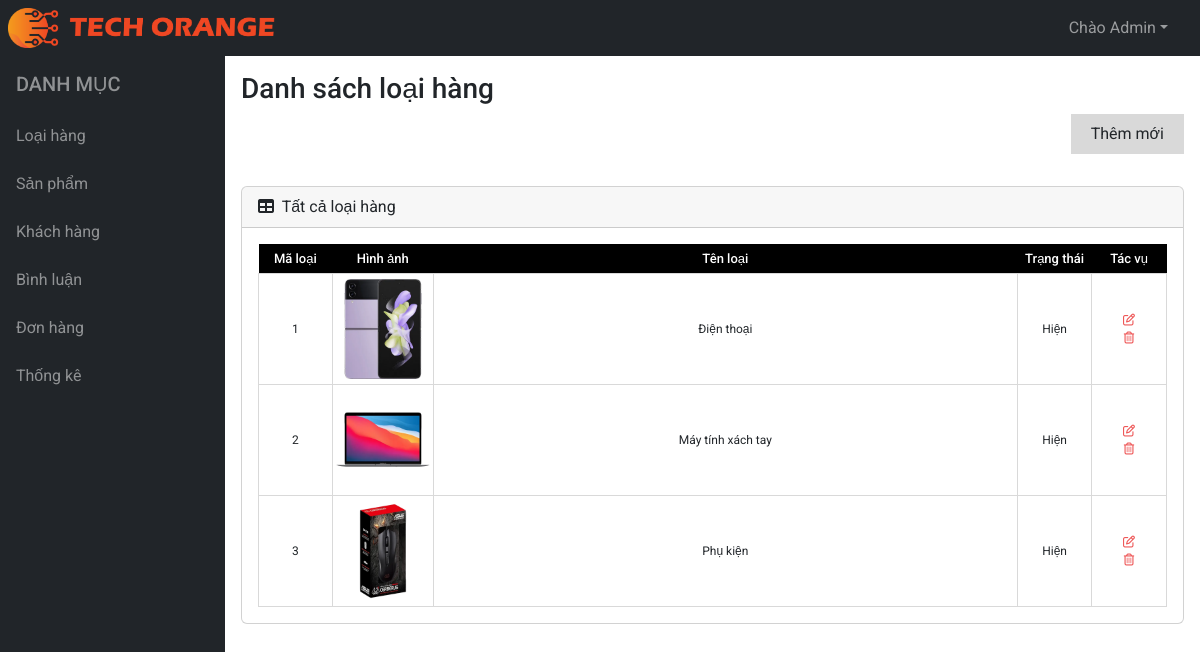
Page /admin/loai-hang/index.php on the committed database.
### tables this page shows
CREATE TABLE IF NOT EXISTS `loai_hang` (
 `ma_loai` INT NOT NULL AUTO_INCREMENT,
 `ten_loai` VARCHAR(45) NOT NULL,
 `hinh_anh` VARCHAR(100) NULL,
 `kich_hoat` TINYINT(1) DEFAULT 1,
 PRIMARY KEY (`ma_loai`));

### admin/loai-hang/index.php (called while the page is built, shortened)
<?php
require_once "../../global.php";
require_once "../../models/loai_hang.php";
extract($_REQUEST);
if ($_SERVER["REQUEST_METHOD"] == "POST") {
    if (isset($_POST['btn_insert'])) {
        $file_size = $_FILES['hinh_anh']['size'];
        if (empty($ten_loai) || $file_size == NULL) {
            $MESSAGE = "Chưa điền tên loại hàng hoặc chưa chọn hình ảnh";
        } else {
            isset($kich_hoat) ? $kich_hoat : $kich_hoat = 0;
            $file_size = $_FILES['hinh_anh']['size'];
            if ($file_size != NULL) {
                $hinh_anh = save_file("hinh_anh", "$IMAGE_DIR/category/");
            }
            try {
                loai_hang_insert($ten_loai, $hinh_anh, $kich_hoat);
                unset($ten_loai, $file_size, $hinh_anh, $kich_hoat);
                $MESSAGE = "Thêm mới loại hàng thành công!";
            } catch (Exception $exc) {
                if (is_file($IMAGE_DIR . '/category/' . $hinh_anh)) {
                    unlink($IMAGE_DIR . '/category/' . $hinh_anh);
                }
                $MESSAGE = "Thêm mới loại hàng thất bại";
            }
        }
        $VIEW_NAME = "loai-hang/new.php";
    } elseif (exist_param("btn_update")) {
        if (empty($ten_loai)) {
            $MESSAGE = "Chưa điền tên loại hàng";
        } else {
            isset($kich_hoat) ? $kich_hoat : $kich_hoat = 0;
            $file_size = $_FILES['up_anh']['size'];
            if ($file_size != NULL) {
                $hinh_anh = save_file("up_anh", "$IMAGE_DIR/category/");
            }
            try {
                loai_hang_update($ma_loai, $ten_loai, $hinh_anh, $kich_hoat);
                $MESSAGE = "Cập nhật thành công";
            } catch (Exception $exc) {
                $MESSAGE = "Cập nhật thất bại!";
            }
        }
        $items = loai_select_by_id($ma_loai);
        extract($items);
        $VIEW_NAME = "loai-hang/edit.php";
    }
} elseif (exist_param("btn_new")) {
    $VIEW_NAME = "loai-hang/new.php";
} elseif (exist_param("btn_edit")) {
    $items = loai_select_by_id($ma_loai);
    extract($items);
    $VIEW_NAME = "loai-hang/edit.php";
} else {
    $items = loai_hang_select_all();
}
require "../layout.php";

### models/pdo.php (called while the page is built, shortened)
<?php
function pdo_get_connection()
{
    $servername = "localhost";
    $dbname = "db_techorange";
    $username = "root";
    $password = "";
    try {
        $conn = new PDO("mysql:host=$servername;dbname=$dbname", $username, $password);
        $conn->setAttribute(PDO::ATTR_ERRMODE, PDO::ERRMODE_EXCEPTION);
        return $conn;
    } catch (PDOException $e) {
        echo "Connection failed: " . $e->getMessage();
    }
}
function pdo_query($sql)
{
    $sql_args = array_slice(func_get_args(), 1);
    try {
        $conn = pdo_get_connection();
        $stmt = $conn->prepare($sql);
        $stmt->execute($sql_args);
        $rows = $stmt->fetchAll();
        return $rows;
    } catch (PDOException $e) {
        echo "Error: " . $e->getMessage();
    } finally {
        unset($conn);
    }
}

### models/loai_hang.php (called while the page is built, shortened)
<?php
require_once 'pdo.php';
function loai_hang_select_all()
{
    $sql = "SELECT * FROM loai_hang";
    return pdo_query($sql);
}

### admin/loai-hang/list.php (the view, shortened to what this page needs)
<main>
    <div class="container-fluid p-3">
        <h3>Danh sách loại hàng</h3>
        <div class="tools">
            <div class="d-flex ms-auto gap-3">
                <a href="index.php?btn_list" class="active">Danh sách</a>
                <a href="index.php?btn_new">Thêm mới</a>
            </div>
        </div>
    </div>
    <div class="card m-3">
        <div class="card-header">
            <i class="fas fa-table me-1"></i>
            Tất cả loại hàng
        </div>
        <div class="card-body">
            <table id="datatablesSimple">
                <thead>
                    <tr>
                        <th class="col-1">Mã loại</th>
                        <th class="col-1">Hình ảnh</th>
                        <th class="col-8">Tên loại</th>
                        <th class="col-1">Trạng thái</th>
                        <th class="col-1">Tác vụ</th>
                    </tr>
                </thead>
                <tbody>
                    <?php
                    foreach ($items as $item) {
                        extract($item);
                    ?>
                        <tr>
                            <td><?= $ma_loai ?></td>
                            <td><img src="../../assets/images/category/<?= $hinh_anh ?>" alt=""></td>
                            <td><?= $ten_loai ?></td>
                            <td><?= $kich_hoat ? "Hiện" : "Ẩn"; ?></td>
                            <td class="tac_vu">
                                <a href="index.php?btn_edit&ma_loai=<?= $ma_loai ?>"><i class="fa-regular fa-pen-to-square" style="color: #ee5858;"></i></a>
                                <a href="index.php?btn_delete&ma_loai=<?= $ma_loai ?>"><i class="fa-regular fa-trash-can" style="color: #ee5858;"></i></a>
                            </td>
                        </tr>
                    <?php
                    }
                    ?>
                </tbody>
            </table>
        </div>
    </div>
</main>

### assets/css/style.css (style rules this page uses)
* { margin: 0; padding: 0; box-sizing: border-box; font-family: 'Roboto', sans-serif; }
a { text-decoration: none; }
img { width: 100%; height: 100%; object-fit: cover; }

### rows in the picture
loai_hang: ma_loai "1", hinh_anh (picture), ten_loai "Điện thoại", kich_hoat "Hiện"
loai_hang: ma_loai "2", hinh_anh (picture), ten_loai "Máy tính xách tay", kich_hoat "Hiện"
loai_hang: ma_loai "3", hinh_anh (picture), ten_loai "Phụ kiện", kich_hoat "Hiện"
